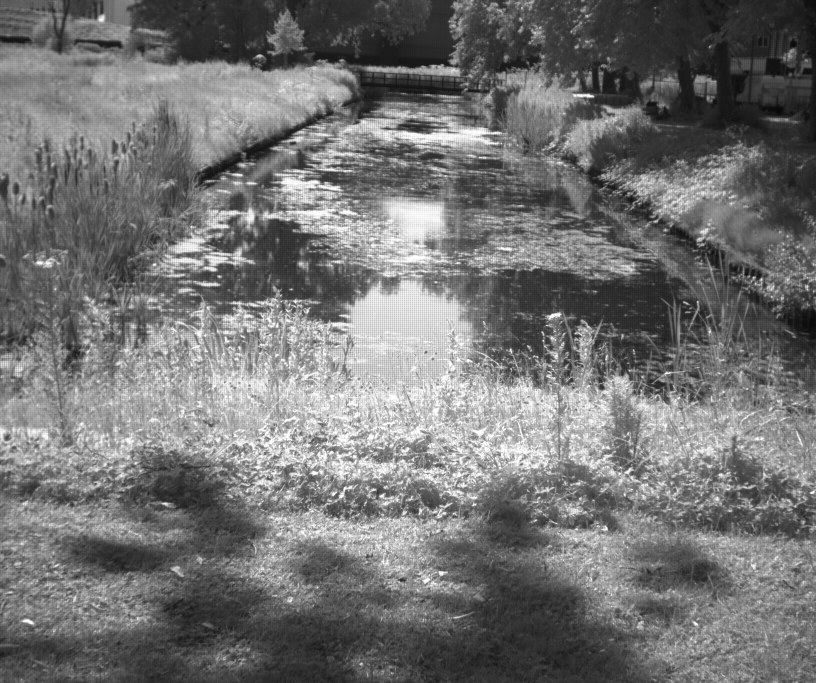
#> input picture sample/canal.png, 2448 x 2048 px (shown at 1/3 size)
$ python -i image_legend.py   (imports and definitions only)
#> lines starting #> are read from the running program, lines starting #| are printed output that depends on the picture
#> further down, picture is the input picture: shape (2048, 2448); min 8, max 255, mean 114.8
# Builtins
from math import pi
from dataclasses import dataclass

# External Libraries
import numpy as np
from PIL import Image, ImageDraw, ImageFont
from matplotlib import pyplot as plt
from colorsys import hsv_to_rgb


# =============================================
# CONFIG
# =============================================

BACKGROUND = (0, 0, 0, 180)
TEXT_COLOR = (255, 255, 255, 255)
BORDER_COLOR = (255, 255, 255, 180)


@dataclass
class LegendStyle:
    scale: float
    box_padding: int
    inner_padding: int
    header_height: int
    font: ImageFont.FreeTypeFont


LEGEND_STYLES = {
    'small': LegendStyle(
        scale=1.0,
        box_padding=12,
        inner_padding=8,
        header_height=22,
        font=ImageFont.truetype("arial.ttf", 12),
    ),

    'large': LegendStyle(
        scale=1.75,
        box_padding=21,
        inner_padding=14,
        header_height=38,
        font=ImageFont.truetype("arial.ttf", 21),
    ),
}


# =============================================
# HELPERS
# =============================================

def get_legend_style(size: str = 'small') -> LegendStyle:
    try:
        return LEGEND_STYLES[size]
    except KeyError:
        raise ValueError(f"[Rendering] Unknown legend size: {size}")


def px(value, scale):
    return int(round(value * scale))


def _create_overlay_box(width: int, height: int) -> Image.Image:
    return Image.new(
        "RGBA",
        (width, height),
        BACKGROUND
    )


def _paste_box(
    base: Image.Image,
    overlay: Image.Image,
    style: LegendStyle,
    position: str = "bottom_right"
) -> Image.Image:

    base = base.convert("RGBA")

    bw, bh = base.size
    ow, oh = overlay.size

    if position == "bottom_right":
        x = bw - ow - style.box_padding
        y = bh - oh - style.box_padding

    elif position == "bottom_left":
        x = style.box_padding
        y = bh - oh - style.box_padding

    elif position == "top_right":
        x = bw - ow - style.box_padding
        y = style.box_padding

    elif position == "top_left":
        x = style.box_padding
        y = style.box_padding

    else:
        raise ValueError(f"[Visualisation] Unknown legend position: {position}")

    base.alpha_composite(overlay, (x, y))
    return base.convert("RGB")


# [10 lines left out: function _draw_vertical_gradient, not called in this run]


def _hsv_color(h, s=1.0, v=1.0):
    r, g, b = hsv_to_rgb(h, s, v)
    return (
        int(r * 255),
        int(g * 255),
        int(b * 255),
        255
    )


def label(draw, x, y, text, font, align="left", padding=3):
    bbox = draw.textbbox((0, 0), text, font=font)
    w = bbox[2] - bbox[0]
    h = bbox[3] - bbox[1]

    if align == "center":
        x -= w // 2
        y -= h // 2
    elif align == "right":
        x -= w

    rect = [
        x - padding,
        y - padding,
        x + w + padding,
        y + h + padding
    ]

    draw.rectangle(rect, fill=(0, 0, 0, 160))
    draw.text((x, y), text, font=font, fill=(255, 255, 255, 255))


# =============================================
# SCALAR LEGEND
# =============================================

# [117 lines left out: functions scalar_legend, angle_legend, not called in this run]


# =============================================
# POLARIMETRIC LEGEND (AoP + DoLP + Intensity)
# =============================================

def polarimetric_legend(image, result, position="bottom_right", size="large"):
    style = get_legend_style(size)
    scale = style.scale
    font = style.font

    size = px(240, scale)

    overlay = _create_overlay_box(size, size)
    draw = ImageDraw.Draw(overlay)

    cx = size // 2
    cy = size // 2

    radius = px(85, scale)

    # Header
    label(
        draw,
        style.inner_padding,
        style.inner_padding,
        "AoP DoLP Intensity",
        font,
        align="left"
    )

    # Polar wheel
    for y in range(size):
        for x in range(size):

            dx = x - cx
            dy = y - cy

            r = np.sqrt(dx**2 + dy**2)
            if r > radius:
                continue

            angle = (np.arctan2(-dy, dx) % pi) / pi

            sat = r / radius

            color = _hsv_color(angle, sat, 1.0)
            overlay.putpixel((x, y), color)
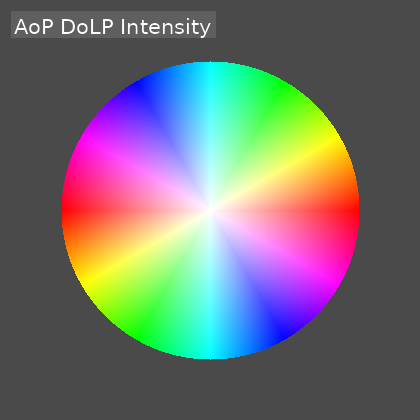
#> overlay: PIL image 420x420 RGBA; mean R, G, B, A 68.3, 68.3, 68.3, 209.5; transparent parts drawn white

    # DoLP guide rings
    rings = 4
    for i in range(1, rings + 1):
        r = int(radius * i / rings)
        draw.ellipse(
            [cx - r, cy - r, cx + r, cy + r],
            outline=(180, 180, 180)
        )

    # Angular labels
    angle_labels = [(0,  "0°"), (45, "45°"), (90, "90°"), (135, "135°")]
    for deg, text in angle_labels:
        theta = np.deg2rad(deg)

        # place slightly outside the circle
        r_text = radius + 14

        x = cx + r_text * np.cos(theta)
        y = cy - r_text * np.sin(theta)

        label(draw, x, y, text, font, align="center")

    # DoLP labels
    dolp_labels = [0.25, 0.50, 0.75, 1.00]
    for v in dolp_labels:
        r = radius * v

        x = cx
        y = cy + r

        label(draw, x, y, f"{v:.2f}", font, align="center")

    # Intensity bar
    bar_w = px(14, scale)
    bar_h = px(120, scale)

    grad = np.linspace(1, 0, bar_h)[:, None]
    grad = np.repeat(grad, bar_w, axis=1)
    intensity_bar = Image.fromarray((grad * 255).astype(np.uint8)).convert("RGBA")
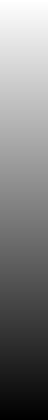
#> intensity_bar: PIL image 24x210 RGBA (shown 2 times larger); mean R, G, B, A 127, 127, 127, 255

    bx = cx + radius + px(12, scale)
    by = cy - bar_h // 2

    overlay.paste(intensity_bar, (bx, by))
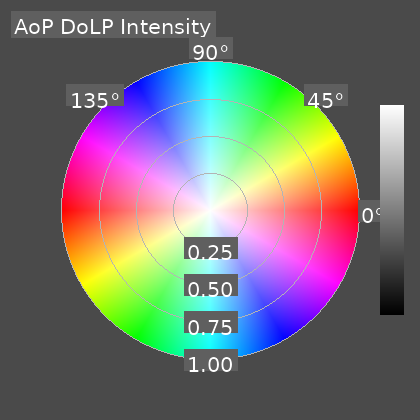
#> overlay: PIL image 420x420 RGBA; mean R, G, B, A 71.7, 69, 68.8, 209.7; transparent parts drawn white

    label(draw, bx, by + bar_h, "0.0", font, align="center")
    label(draw, bx, by + bar_h/2, "0.5", font, align="center")
    label(draw, bx, by, "1.0", font, align="center")

    return _paste_box(image, overlay, style, position)


# =============================================
# POLAR-ONLY LEGEND (AoP + DoLP only)
# =============================================

# [75 lines left out: function polar_only_legend, not called in this run]


# [27 lines not run here, left out]

>>> import cv2
>>> picture = cv2.imread('../sample/canal.png', cv2.IMREAD_GRAYSCALE)
#> (the run stopped early here; a loop or call above may not have finished)
